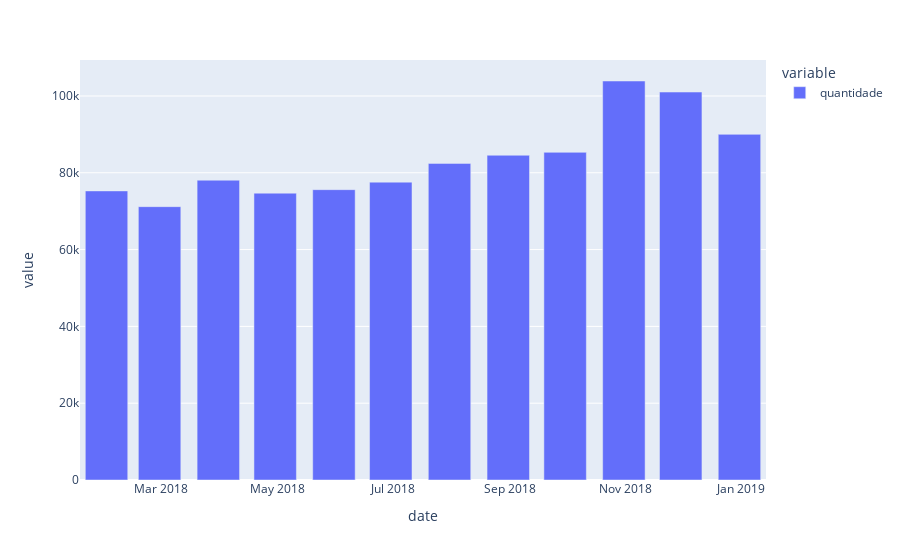

Source (notebook cell):
### Code cell
frequency.index = pd.to_datetime(frequency.index)
frequency_per_month = frequency.groupby(pd.Grouper(freq='M')).sum()
fig = px.bar(frequency_per_month)
fig

### Figure 1 — Plotly figure (JSON) as saved in the notebook; plotly's stock layout.template omitted (floating-point values rounded to 4 significant figures)
{"data": [{"alignmentgroup": "True", "hovertemplate": "variable=quantidade<br>date=%{x}<br>value=%{y}<extra></extra>", "legendgroup": "quantidade", "marker": {"color": "#636efa"}, "name": "quantidade", "offsetgroup": "quantidade", "orientation": "v", "showlegend": true, "textposition": "auto", "type": "bar", "x": ["2018-01-31T00:00:00", "2018-02-28T00:00:00", "2018-03-31T00:00:00", "2018-04-30T00:00:00", "2018-05-31T00:00:00", "2018-06-30T00:00:00", "2018-07-31T00:00:00", "2018-08-31T00:00:00", "2018-09-30T00:00:00", "2018-10-31T00:00:00", "2018-11-30T00:00:00", "2018-12-31T00:00:00"], "xaxis": "x", "y": [75281, 71179, 78069, 74693, 75602, 77565, 82446, 84563, 85325, 103901, 101024, 90006], "yaxis": "y"}], "layout": {"barmode": "relative", "legend": {"title": {"text": "variable"}, "tracegroupgap": 0}, "margin": {"t": 60}, "xaxis": {"anchor": "y", "domain": [0, 1], "title": {"text": "date"}}, "yaxis": {"anchor": "x", "domain": [0, 1], "title": {"text": "value"}}}}
